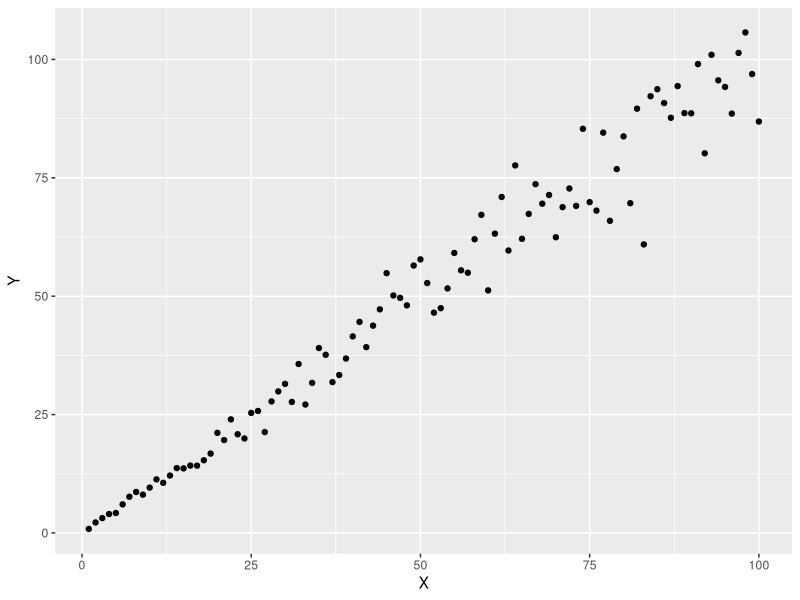
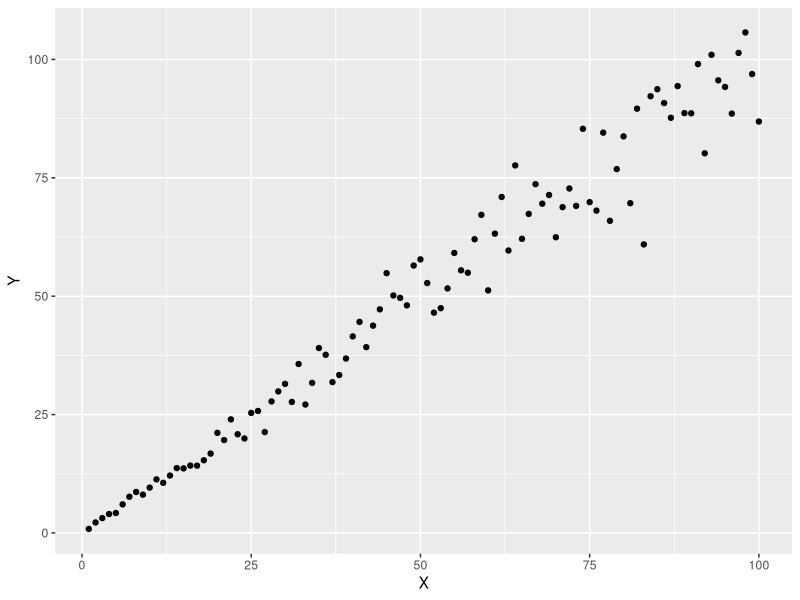
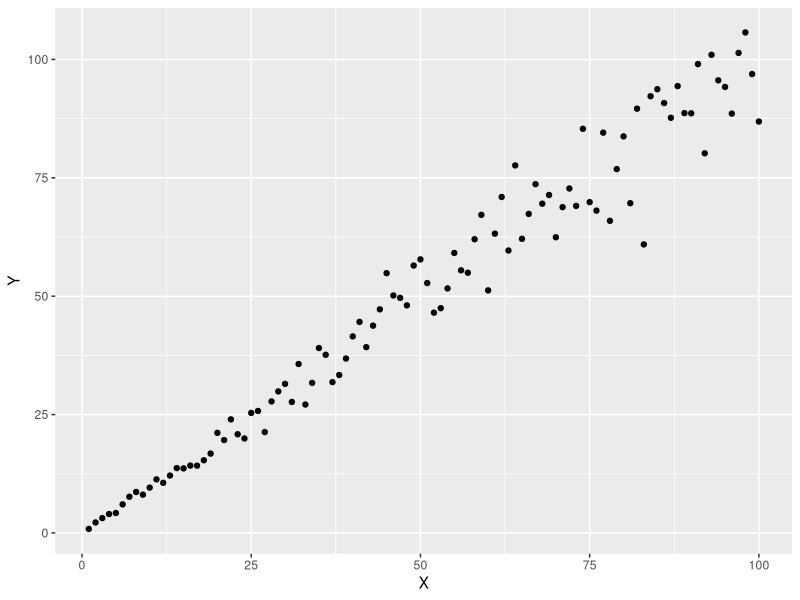
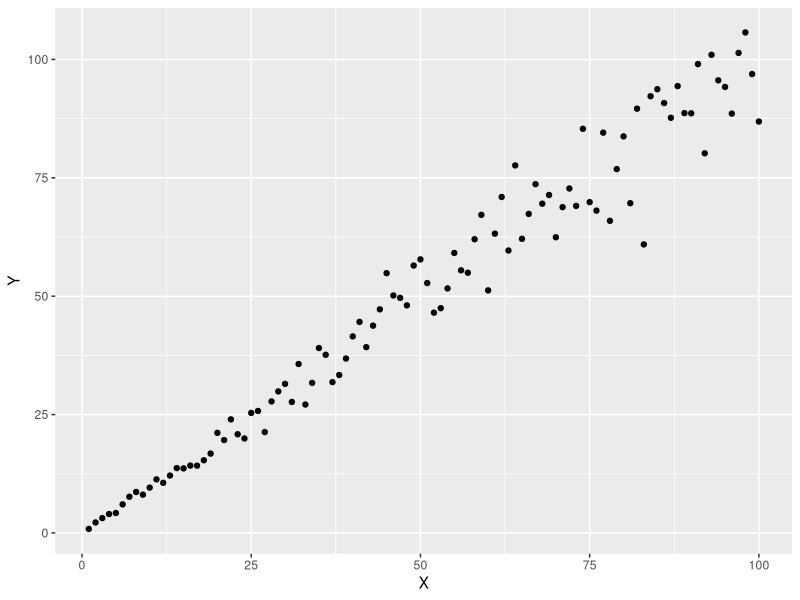
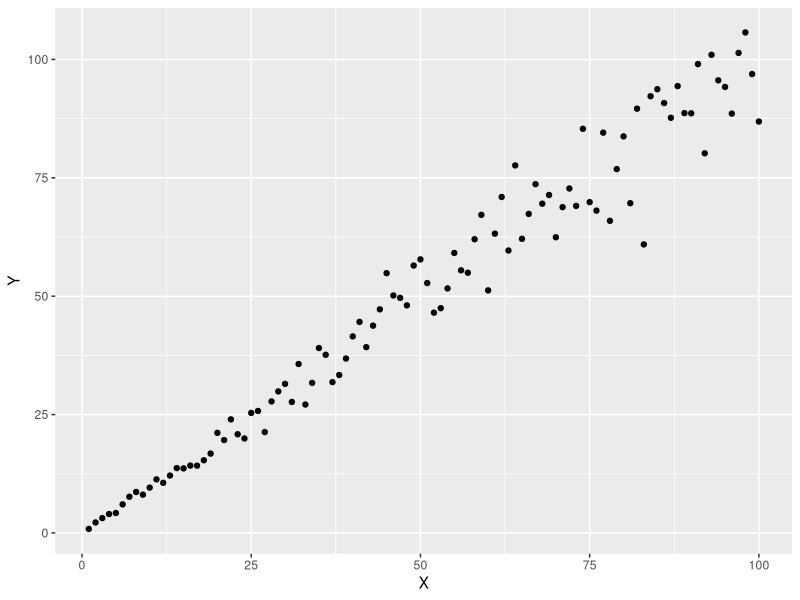

Reproduce these figures in R, in order.
## ---- chunk 1
library(ggplot2)
x = seq(1:100)
df = data.frame(X = x, Y = rnorm(100,x,x/10))
## ---- chunk 2
fnm = 'NoLoop.svg'
p = ggplot(df,aes(x = X, y = Y)) +
	geom_point()
svg(fnm)
p
dev.off()
p
## ---- chunk 3
for (i in 1:3){
	fnm = paste(as.character(i),'Loop.svg', sep = '_')
	p = ggplot(df,aes(x = X, y = Y)) +
		geom_point()
	svg(fnm)
	#p
	print(p) # you need the print statement
	dev.off()
}
